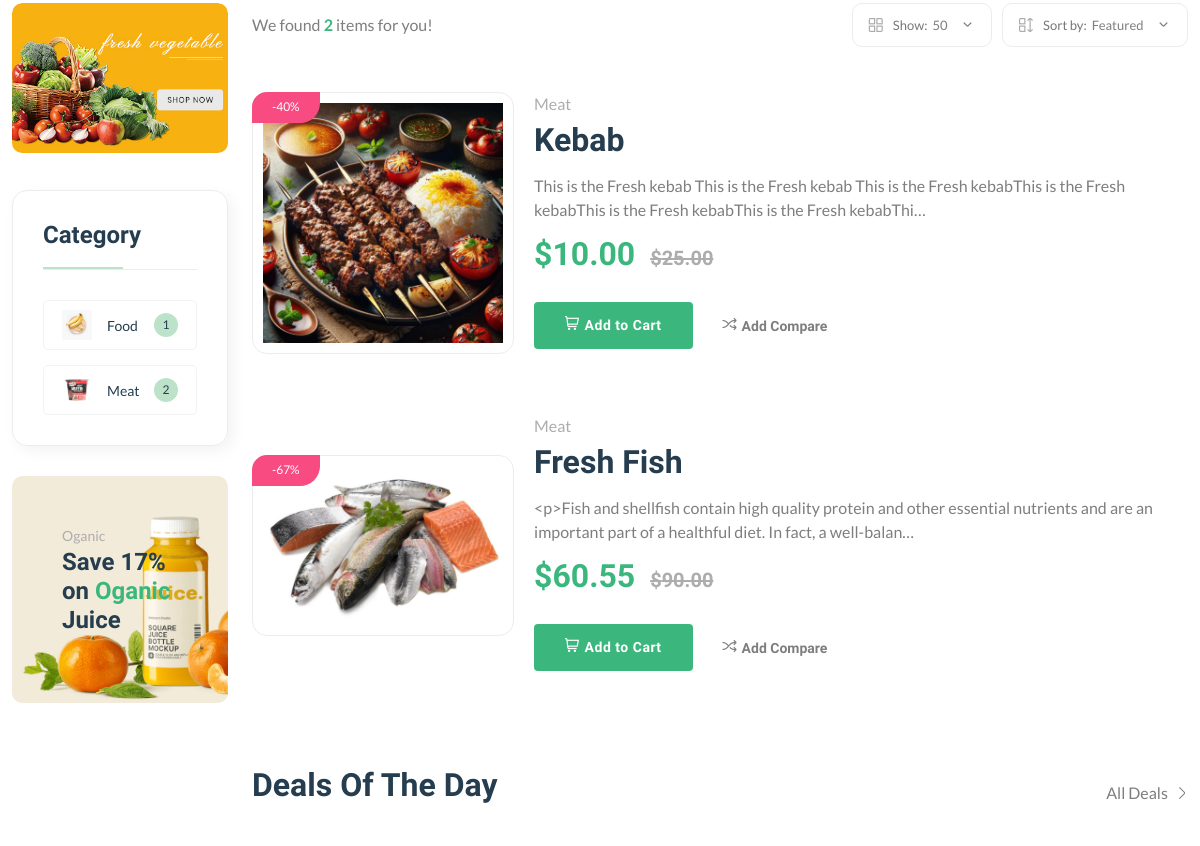
The app's page /vendor/venhcca43faec/ (middle part), older data.
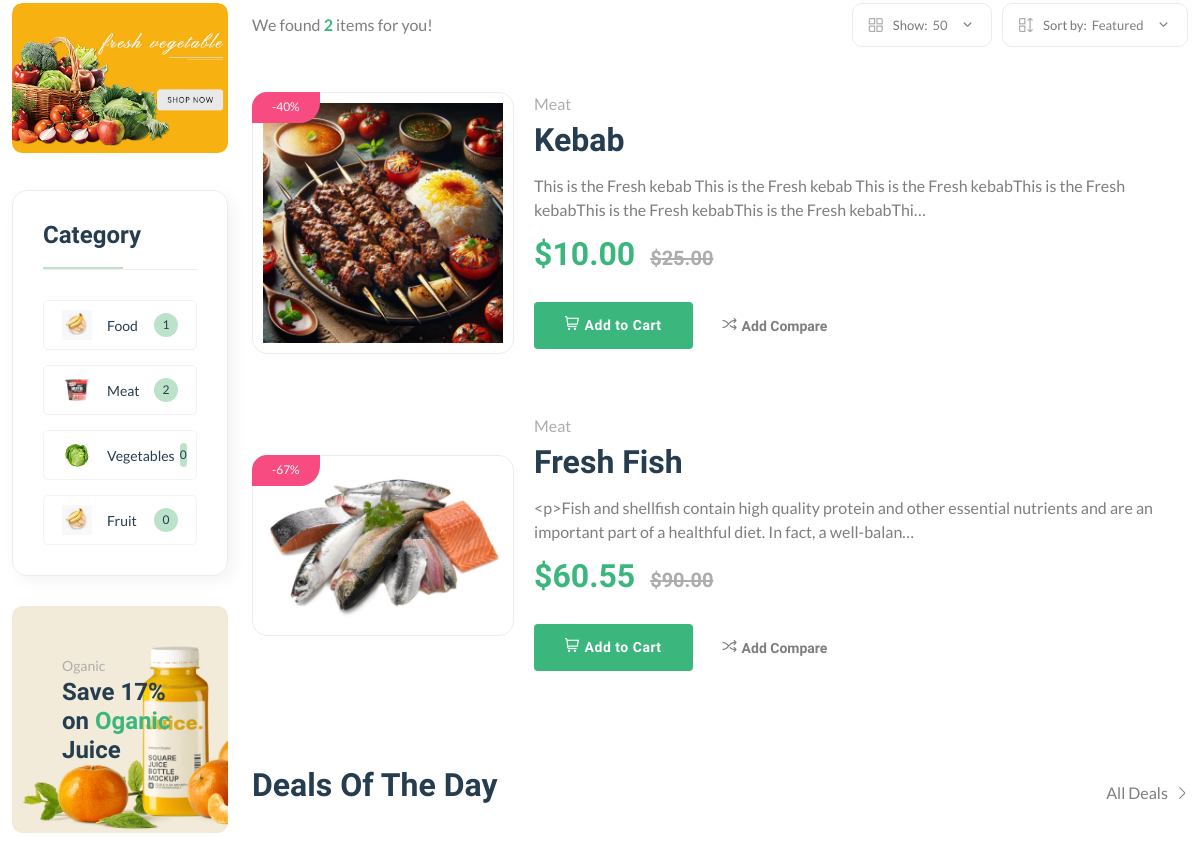
The same page, newer data.
### core/models.py (models this page shows, shortened)
class Product(models.Model):
    pid = ShortUUIDField(unique=True, length=10, max_length=20, alphabet="abcdefgh12345")
    user = models.ForeignKey(User, on_delete=models.SET_NULL, null=True)
    category = models.ForeignKey(Category, on_delete=models.SET_NULL, null=True, related_name="category")
    title = models.CharField(max_length=100, default="Fresh Pear")
    image = models.ImageField(upload_to=user_dir_path, default="product.jpg")
    description = RichTextUploadingField(null=True, blank=True, default="This is the product")
    price = models.DecimalField(max_digits=99999999999, decimal_places=2, default="1.99")
    old_price = models.DecimalField(max_digits=99999999999, decimal_places=2, default="2.99")
    specifications = RichTextUploadingField(null=True, blank=True)
    type = models.CharField(max_length=100, default="Organic", null=True, blank=True)
    stock_count = models.CharField(max_length=100, default="10", null=True, blank=True)
    life = models.CharField(max_length=100, default="100 Days", null=True, blank=True)
    mfd = models.DateTimeField(auto_now_add=False, null=True, blank=True)
    tags = TaggableManager(blank=True)
    product_status = models.CharField(choices=STATUS, max_length=10, default="in_review")
    vendor = models.ForeignKey(Vendor, on_delete=models.SET_NULL, null=True, related_name="product")
    status = models.BooleanField(default=True)
    in_stock = models.BooleanField(default=True)
    featured = models.BooleanField(default=False)
    digital = models.BooleanField(default=False)
    sku = ShortUUIDField(unique=True, length=4, max_length=10, prefix="sku", alphabet="abcdefgh12345")
    date = models.DateTimeField(auto_now_add=True)
    updated = models.DateTimeField(null=True, blank=True)
    class Meta:
        verbose_name = "Product"
        verbose_name_plural = "Products"
    def get_precentage(self):
        new_price = (self.price / self.old_price) * 100
        return new_price

class Category(models.Model):
    cid = ShortUUIDField(unique=True, length=10, max_length=20, prefix="cat", alphabet="abcdefgh12345")
    title = models.CharField(max_length=100, default="Food")
    image = models.ImageField(upload_to="category", default="category.jpg")
    class Meta:
        verbose_name = "Category"
        verbose_name_plural = "Categories"

### core/views.py (the view)
# urls.py: path("vendor/<vid>/", views.vendor_detail_view, name="vendor_detail"),
def vendor_detail_view(request, vid):
    vendor = Vendor.objects.get(vid=vid)
    products = Product.objects.filter(vendor=vendor, product_status="published")
    categories = Category.objects.all()
    context = {
        'vendor': vendor,
        'products': products,
        'categories': categories,
    }
    return render(request, "main/core/vendor_detail.html", context)

### core/context_processor.py (called while the page is built)
def default(request):
    categories = Category.objects.all()
    vendors = Vendor.objects.all()
    min_max_price = Product.objects.aggregate(Min('price'), Max('price'))
    try:
        address = Address.objects.get(user=request.user)
    except:
        address = None
    return {
        'categories': categories,
        'vendors': vendors,
        'address': address,
        'min_max_price': min_max_price,
    }

### templates/main/core/vendor_detail.html (shortened to what the changed rows need)
{% extends "main/components/_layout.html" %}
{% load static %}
{% block content %}
    <main class="main">
        <div class="container mb-30">
            <div class="row flex-row-reverse">
                <div class="col-lg-4-5">
                    <div class="product-list mb-50">
                        {% for p in products %}
                            <div class="product-cart-wrap">
                                <div class="product-img-action-wrap">
                                    <div class="product-img product-img-zoom">
                                        <div class="product-img-inner">
                                            <a href="shop-product-right.html">
                                                <img class="default-img"
                                                     src="{{p.image.url}}" alt=""/>
                                            </a>
                                        </div>
                                    </div>
                                    <div class="product-badges product-badges-position product-badges-mrg">
                                        <span class="hot">-{{ p.get_precentage|floatformat:0 }}%</span>
                                    </div>
                                </div>
                                <div class="product-content-wrap">
                                    <div class="product-category">
                                        <a href="shop-grid-right.html">{{ p.category.title}}</a>
                                    </div>
                                    <h2><a href="shop-product-right.html">{{ p.title|truncatechars:10}}</a>
                                    </h2>
                                    <p class="mt-15 mb-15">{{ p.description|truncatechars:150 }}</p>
                                    <div class="product-price">
                                        <span>${{ p.price }} </span>
                                        <span class="old-price">${{ p.old_price }}</span>
                                    </div>
                                    <div class="mt-30 d-flex align-items-center">
                                        <a aria-label="Buy now" class="btn" href="shop-cart.html"><i
                                                class="fi-rs-shopping-cart mr-5"></i>Add to Cart</a>
                                        <a href="#"
                                           class="add-wishlish ml-30 text-body font-sm font-heading font-weight-bold"><i
                                                class="fi-rs-shuffle mr-5"></i>Add Compare</a>
                                    </div>
                                </div>
                            </div>
                        {% endfor %}
                    </div>
                </div>
                <div class="col-lg-1-5 primary-sidebar sticky-sidebar">
                    <div class="sidebar-widget widget-category-2 mb-30">
                        <ul>
                            {% for c in categories %}
                            <li>
                                <a href="shop-grid-right.html"> <img
                                        src="{{c.image.url}}" alt=""/>{{ c.title }}</a><span class="count">{{ c.category.all.count }}</span>
                            </li>
                          {% endfor %}
                        </ul>
                    </div>
                </div>
            </div>
        </div>
    </main>
{% endblock %}

Row changes from the older to the newer data that the page shows:
added Category: image (picture), title "Vegetables", category.all.count "0"
added Category: image (picture), title "Fruit", category.all.count "0"
